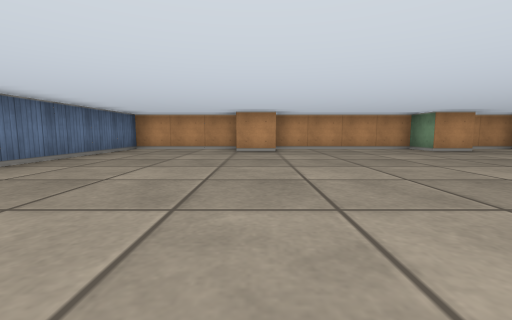
[1] (above)

12 first-person views from a walk through a cub3D maze. The camera is about half as high as the walls, tilts 6° down and sees 90° across. The floor is counted in squares. Each view is taken from the middle of a square. On the plan, view 1 faces up. The plan holds only what a view shows up to about 9 squares ahead; the rest is blank.

[2]
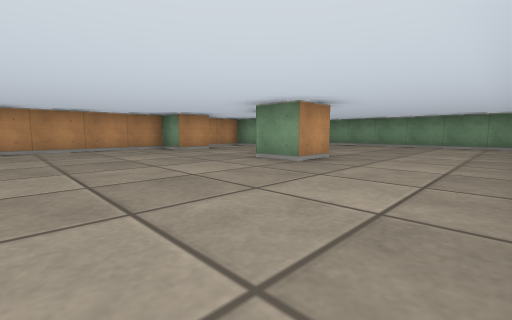

[3]
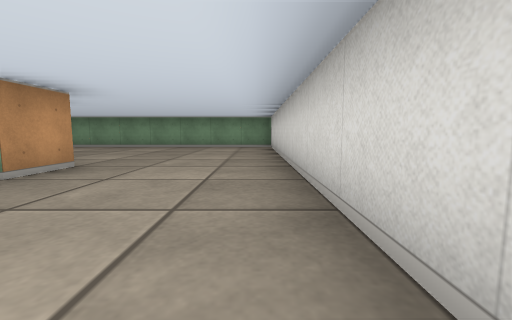

[4]
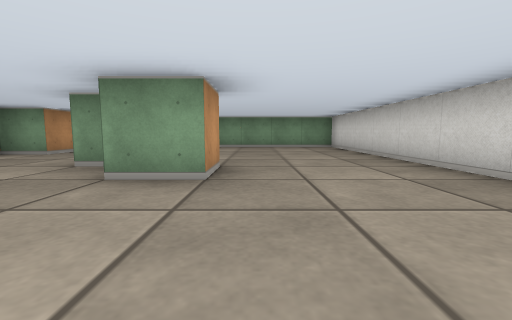

[5]
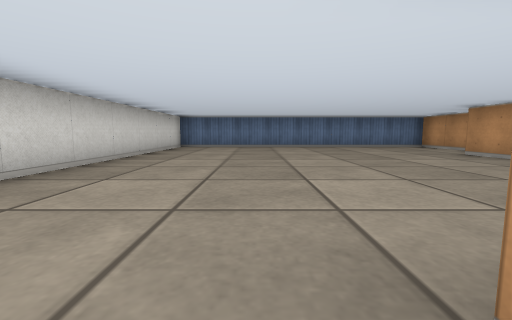

[6]
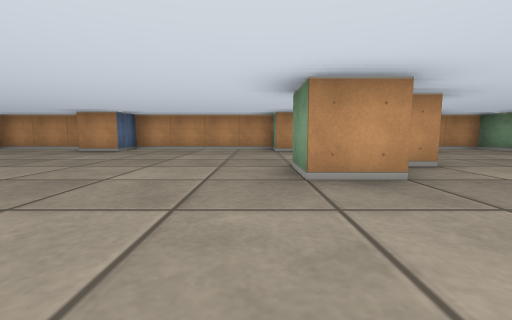

[7]
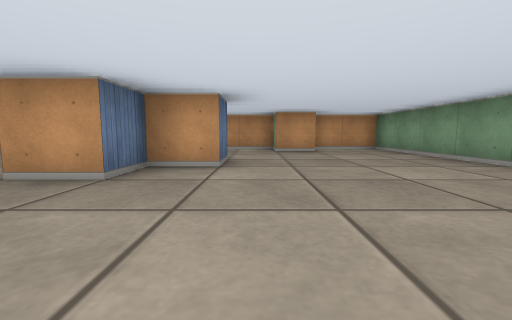

[8]
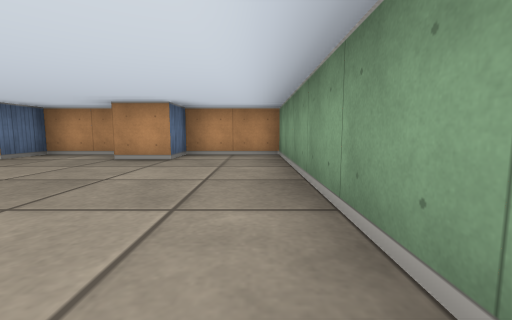

[9]
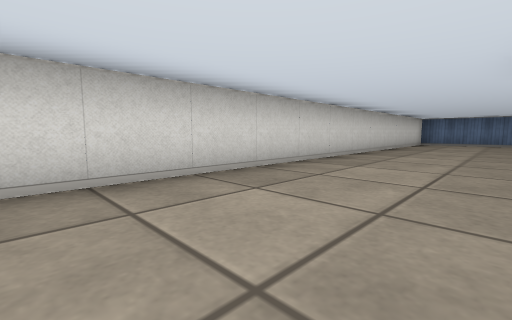

[10]
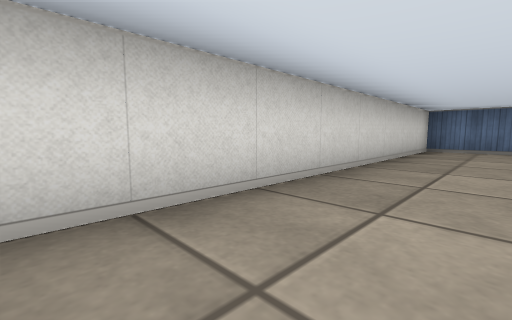

[11]
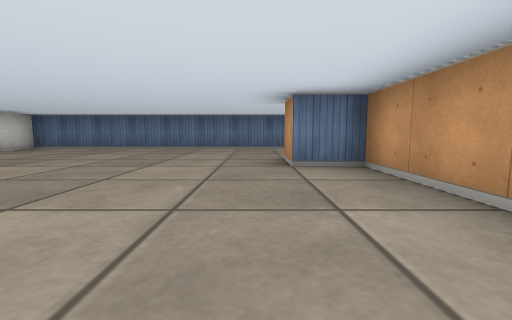

[12]
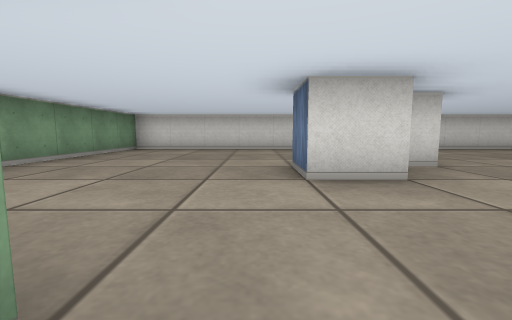

### Floor plan
Points are (right, up) in squares from view 1. A wall is a line through its corners. A room is listed if a view was taken in it or the views show most of it. See-through windows are left out.
Room 1 (views 1, 2, 3, 4, 5, 6, 7, 8, 9, 10, 11, 12)
walls: (5.5, 4) (5.5, 4.5) (6.5, 4.5) (6.5, 3.5) (5.5, 3.5) (5.5, 2.5) (4.5, 2.5) (4.5, 3.5) (5, 3.5); (-0.5, 7.5) (-3.5, 7.5) (-3.5, -0.5) (10.5, -0.5) (10.5, 7.5) (8.5, 7.5) (8.5, 6.5) (7.5, 6.5) (7.5, 7.5) (5.5, 7.5) (5.5, 6.5) (4.5, 6.5) (4.5, 7.5) (0.5, 7.5) (0.5, 6.5) (-0.5, 6.5)

Positions as (right, up) in squares from view 1, and headings:
1: (0, 0), facing up
2: (1, 0), facing up-right
3: (2, 0), facing right
4: (2, 2), facing right
5: (5, 2), facing left
6: (4, 0), facing up
7: (7, 0), facing up
8: (10, 2), facing up
9: (8, 2), facing down-left
10: (4, 1), facing down-left
11: (4, 6), facing left
12: (7, 7), facing down
